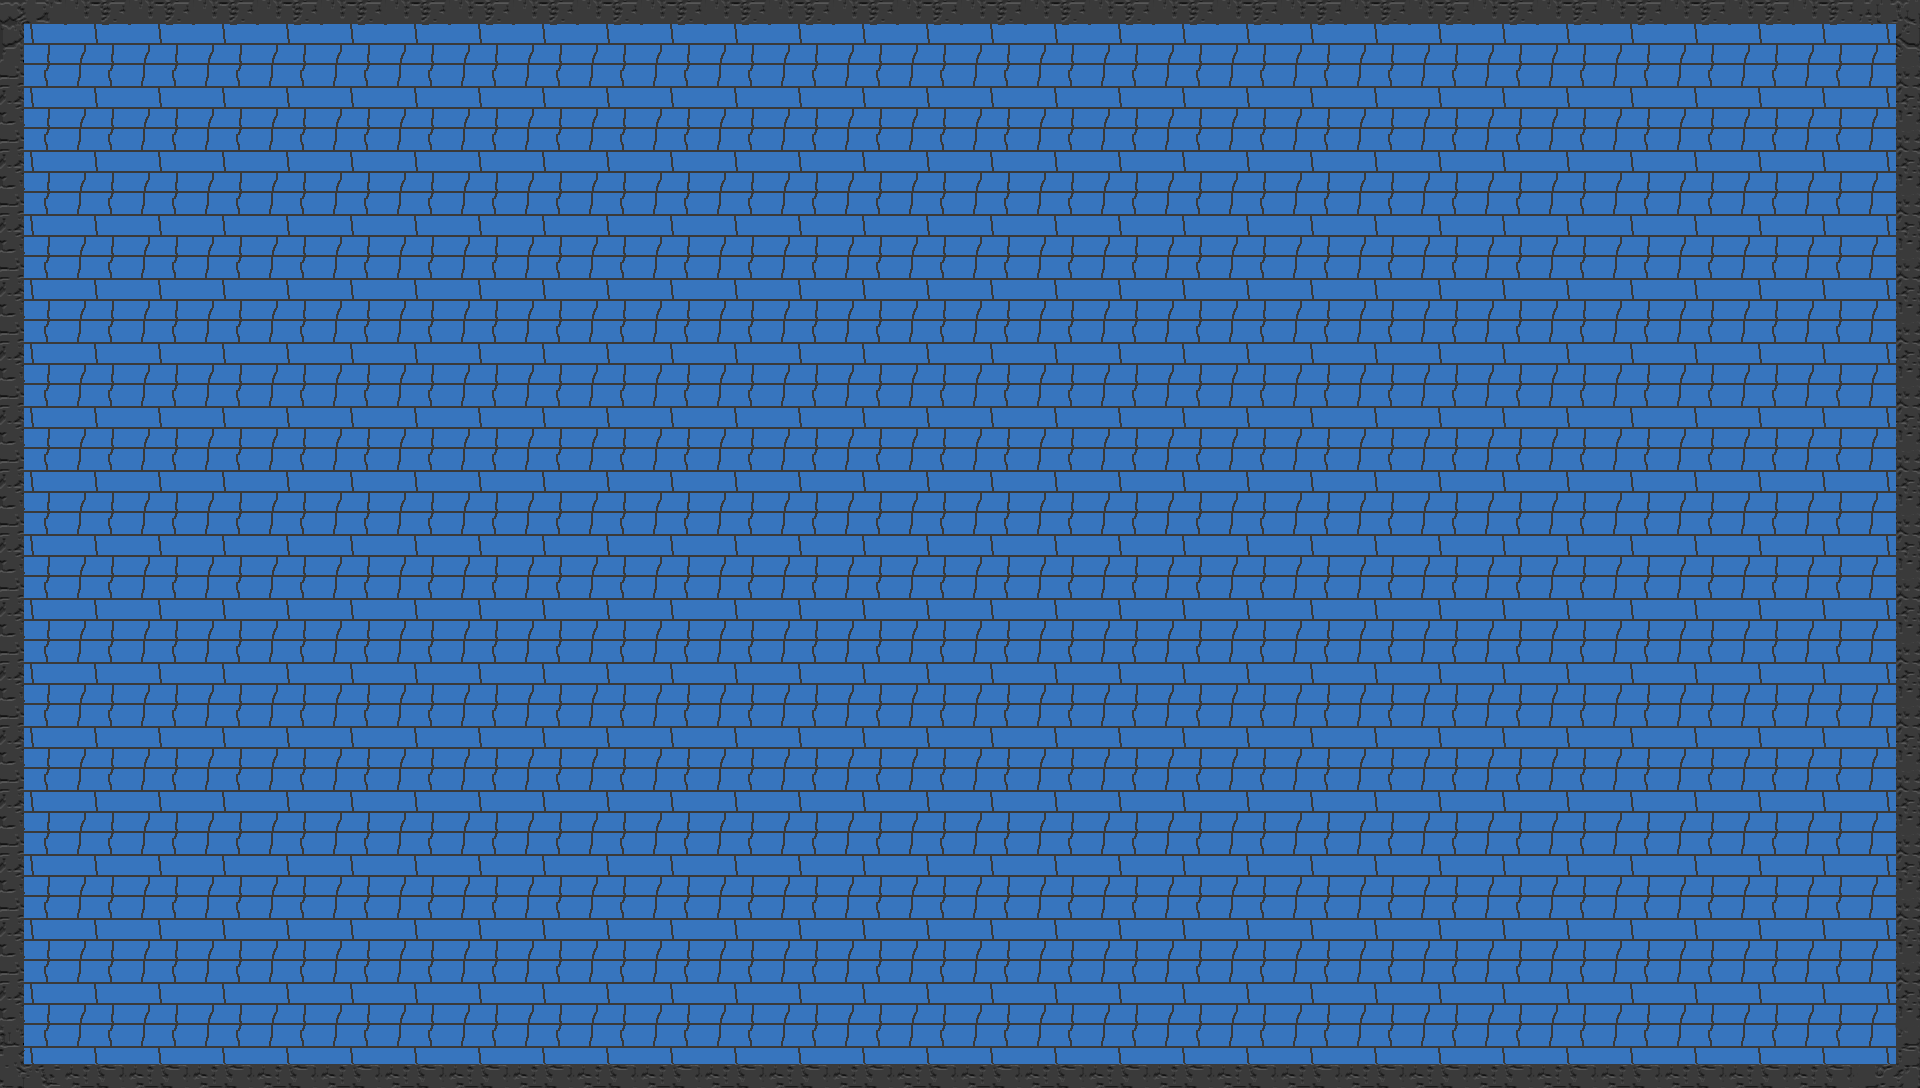

This is a level from a 2D game, rendered from its Tiled map with the project's own tilesets. A one-line summary and the map file follow, with tile-layer data summarised:
An orthogonal 30x17 tile map with 64x64 px tiles, 1 tile layer (Tile Layer 1).

<map version="1.0" orientation="orthogonal" width="30" height="17" tilewidth="64" tileheight="64">
 <tileset firstgid="1" name="test tile set" tilewidth="64" tileheight="64">
  <image source="test tile set.png" width="1024" height="1024" />
 </tileset>
 <layer name="Tile Layer 1" width="30" height="17">
  <data>[510 cells, 510 non-empty, 9 distinct tile ids]</data>
 </layer>
</map>
